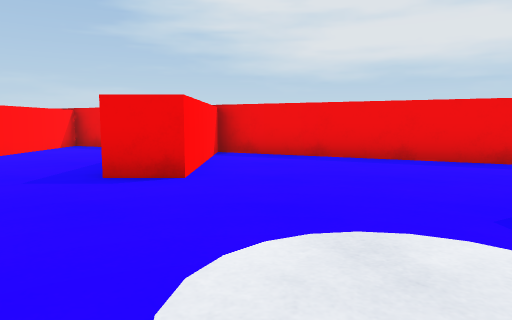
View 1 (above)

21 first-person views from a walk through a scene from a Unity 3-D project. The camera is 0.68 m above the floor, tilts 6° down and sees 70° across. The floor is counted in squares, 1 m on a side. Each view is taken from the middle of a square. On the plan, view 1 faces up. The plan holds only what a view shows up to about 11 squares ahead; the rest is blank. The place goes on beyond the plan.

View 2
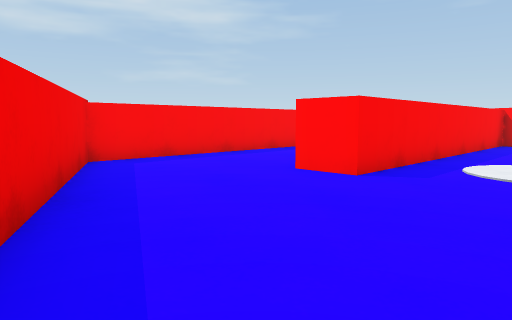

View 3
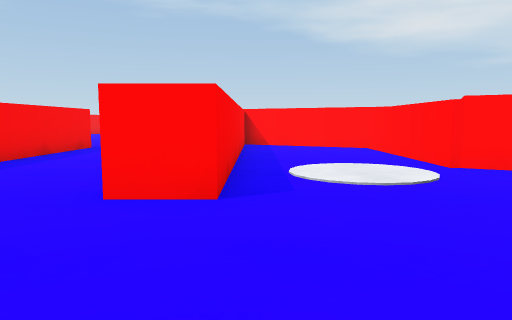

View 4
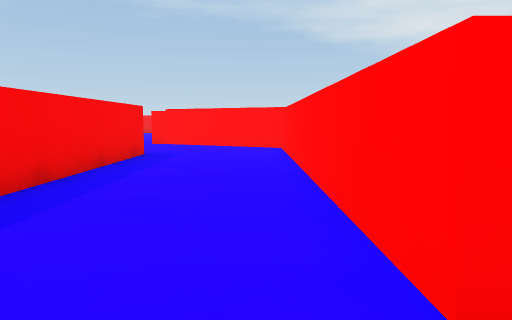

View 5
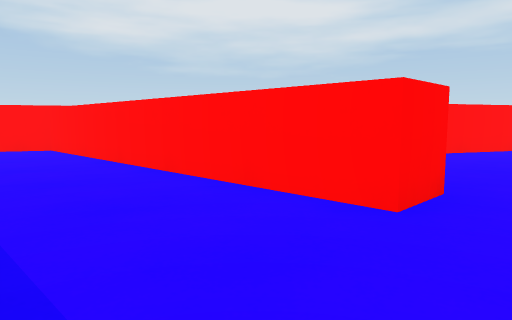

View 6
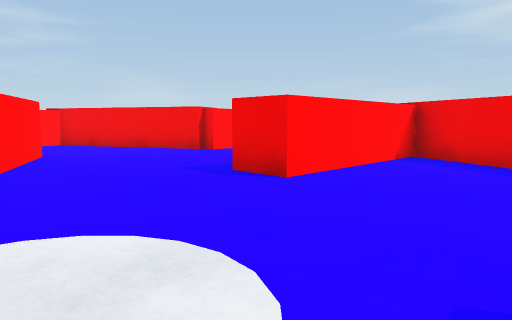

View 7
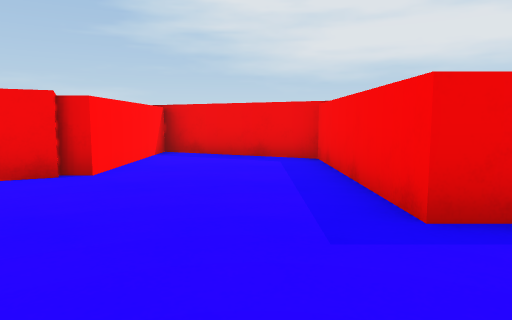

View 8
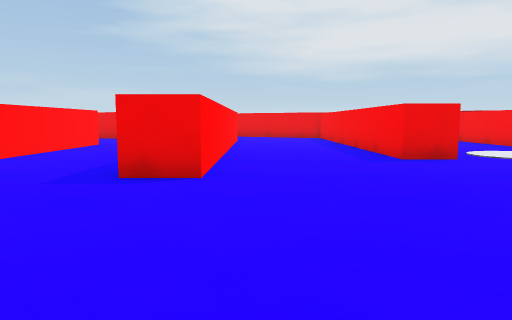

View 9
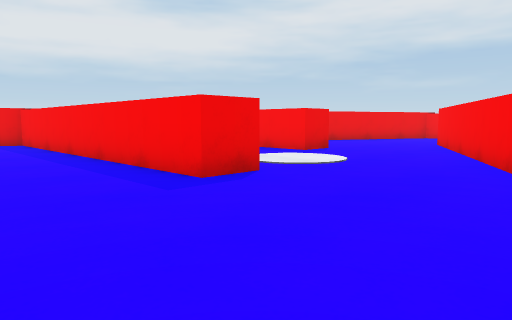

View 10
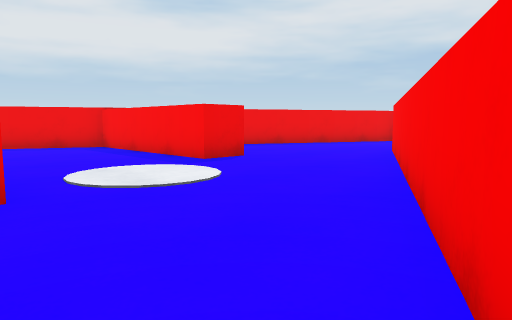

View 11
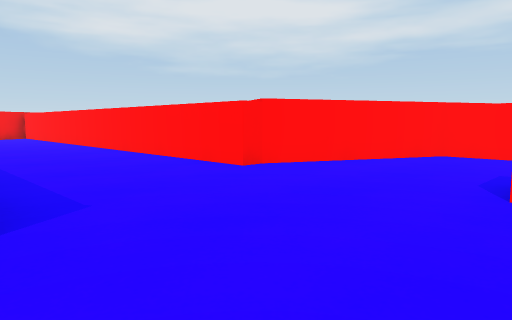

View 12
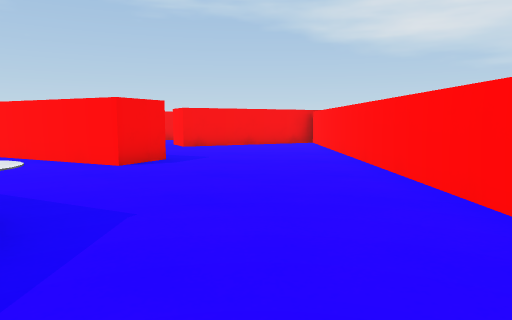

View 13
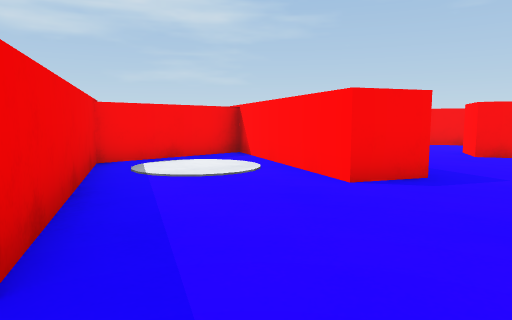

View 14
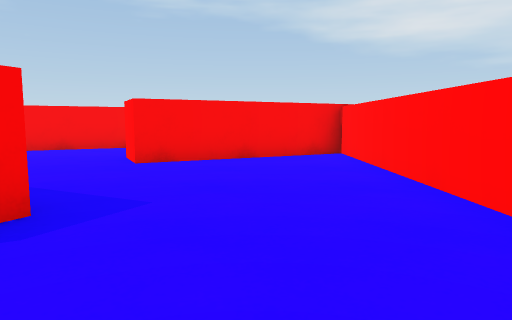

View 15
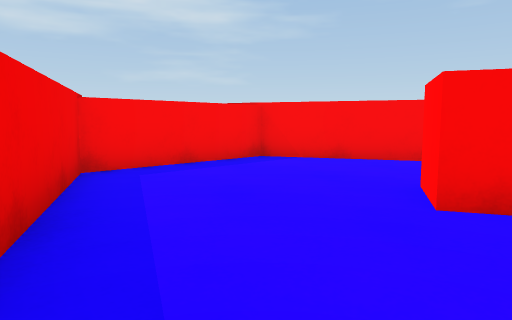

View 16
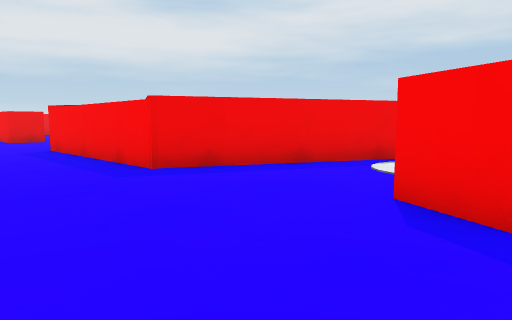

View 17
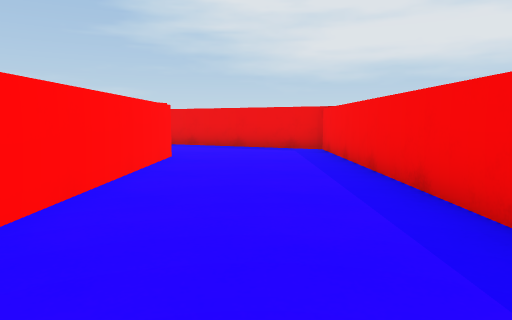

View 18
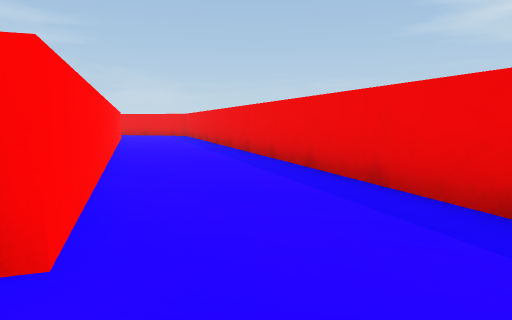

View 19
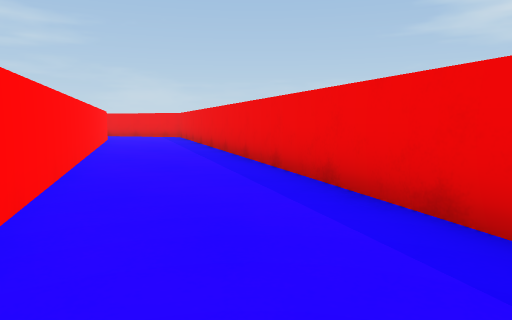

View 20
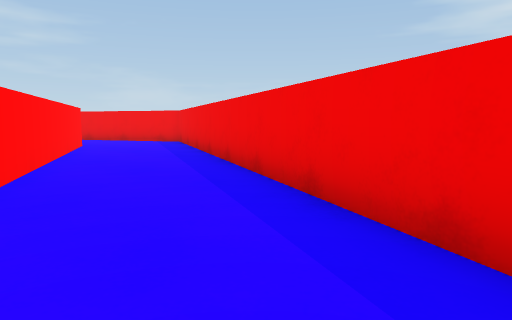

View 21
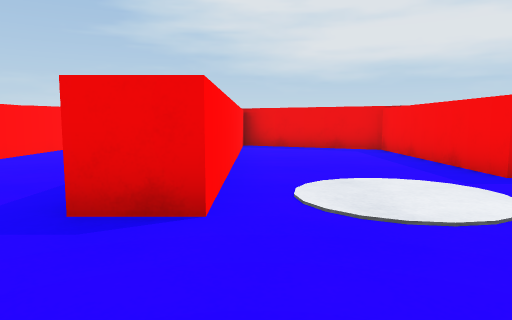

### Floor plan
Ten units are one square. View 1 is at (0, 0); x grows to the right and y downward. Boxes are objects, and circles mark ways between rooms. Rooms are numbered by the first view taken in them; rooms with no view inside come last. Other rooms are left out.
<svg viewBox="-71 -120 270 342">
<path fill="none" stroke="#000" d="M-26 -15 -9 -6 -9 34 23 50 23 -28 33 -28 33 55 67 71M63 36 63 -47 -9 -82 -9 -44 -19 -44M-54 -64 -66 -58M-19 -44 -19 -87 -51 -103 -51 -66 -55 -66M-59 -31 -26 -15M121 49 194 12M67 71 72 71 72 198 110 179M161 -4 150 -4 150 -48 116 -65 116 14 106 14 106 -70 14 -115M106 146 111 136 150 155 150 124 106 102 106 55M-51 -115 73 -54 73 36 63 36M110 179 115 190M121 217 150 202 150 168 122 153"/>
<rect x="-5" y="-15" width="10" height="10" fill="#bbb"><title>disc</title></rect>
<rect x="125" y="135" width="10" height="10" fill="#bbb"><title>disc</title></rect>
<rect x="125" y="5" width="10" height="10" fill="#bbb"><title>disc</title></rect>
<circle cx="-30" cy="-30" r="3" fill="#2a7"/>
<circle cx="60" cy="50" r="3" fill="#2a7"/>
<circle cx="110" cy="165" r="3" fill="#2a7"/>
<text x="20" y="-10">1</text>
<text x="-40" y="-50">2</text>
<text x="90" y="30">3</text>
<text x="130" y="180">4</text>
</svg>
Room 1 opens to room 2. Room 1 opens to room 3. Room 3 opens to room 4.

Where each view was taken, in squares from view 1:
view 1: 0 up, 0 right, facing up
view 2: 7 up, 0 right, facing down-right
view 3: 6 up, 2 right, facing down
view 4: 4 up, 4 right, facing down
view 5: 4 up, 6 right, facing down-left
view 6: 1 up, 2 right, facing up-left
view 7: 2 up, 3 left, facing up
view 8: 8 down, 8 right, facing up
view 9: 5 down, 8 right, facing up-right
view 10: 5 down, 11 right, facing up-right
view 11: 3 down, 11 right, facing down-left
view 12: 8 down, 9 right, facing down
view 13: 10 down, 9 right, facing down-right
view 14: 12 down, 9 right, facing down
view 15: 15 down, 10 right, facing down-right
view 16: 15 down, 8 right, facing up-right
view 17: 2 down, 9 right, facing up
view 18: 5 up, 9 right, facing up-left
view 19: 6 up, 8 right, facing up-left
view 20: 8 up, 5 right, facing up-left
view 21: 4 down, 12 right, facing up
